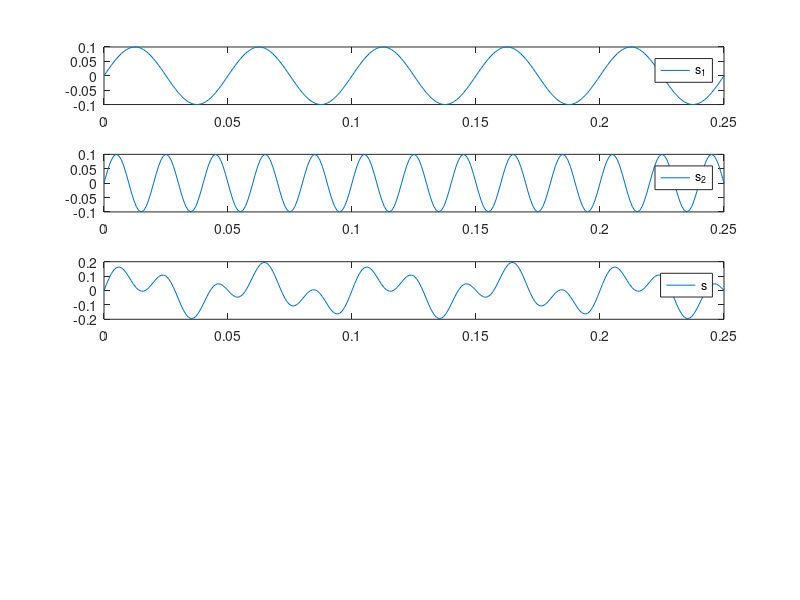

The MATLAB source for this figure: (Note: this script raises an error after producing the figure.)
amp = 0.1;
step = 0.001;
t = (0:step:0.25);

freq1 = 20;
freq2 = 50;
freq3 = 60;

s1 = amp*sin(2*pi*freq1*t);
s2 = amp*sin(2*pi*freq2*t);
s3 = amp*sin(2*pi*freq3*t);

%% Фильтр Баттерворта, s1 + s2
s = s1 + s2;

subplot(5, 1, 1)
plot(t, s1);
legend("s_1");
subplot(5, 1, 2)
plot(t, s2);
legend("s_2");
subplot(5, 1, 3);
plot(t, s);
legend("s");

n = 2;
[z, p, k] = buttap(n);      
[b, a] = zp2tf(z, p, k);

w0 = 0.1;
Q = w0/(w2 - w1);
[b1, a1] = lp2lp(b, a, w0, Q);               
f = abs(freqs(b1, a1, t));
subplot(5, 1, 4);
plot(t, f);
legend("АЧХ");

sf = s1.*f + s2;
subplot(5, 1, 5);
plot(t, sf);
legend("Результат фильтрации");
sgtitle("Фильтр Баттерворта")

%% Фильтр Чебышева 1 рода, s1 + s2
s = s1 + s2;

subplot(5, 1, 1)
plot(t, s1);
legend("s_1");
subplot(5, 1, 2)
plot(t, s2);
legend("s_2");
subplot(5, 1, 3);
plot(t, s);
legend("s");

n = 2;
Rp = 0.1;
[z, p, k] = cheb1ap(n, Rp);
[b, a] = zp2tf(z, p, k);
w0 = 0.1;
[b1, a1] = lp2lp(b, a, w0);

f = abs(freqs(b1, a1, 2*pi*t));
subplot(5, 1, 4);
plot(t, f);
legend("АЧХ");

sf = s1.*f + s2;
subplot(5, 1, 5);
plot(t, sf);
legend("Результат фильтрации");
sgtitle("Фильтр Чебышева первого рода")

%% Фильтр Чебышева 2 рода, s1 + s2
s = s1 + s2;

subplot(5, 1, 1)
plot(t, s1);
legend("s_1");
subplot(5, 1, 2)
plot(t, s2);
legend("s_2");
subplot(5, 1, 3);
plot(t, s);
legend("s");

n = 2;
Rs = 45;
w0 = 0.2;
[z, p, k] = cheb2ap(n, Rs);
[b, a] = zp2tf(z, p, k);

[b1, a1] = lp2hp(b, a, w0);
f = abs(freqs(b1, a1, t));
subplot(5, 1, 4)
plot(t, f);
legend("АЧХ");

sf = s1 + s2.*f;
subplot(5, 1, 5);
plot(t, sf);
legend("Результат фильтрации");
sgtitle("Фильтр Чебышева второго рода");

%% Эллиптический фильтр, s1 + s2
s = s1 + s2;

subplot(5, 1, 1)
plot(t, s1);
legend("s_1");
subplot(5, 1, 2)
plot(t, s2);
legend("s_2");
subplot(5, 1, 3);
plot(t, s);
legend("s");

n = 2;
Rp = 0.1;
Rs = 45;
w1 = 0.05;
w2 = 0.15;
[z, p, k] = ellipap(n, Rp, Rs);
[b, a] = zp2tf(z, p, k);

w0 = sqrt(w1 * w2);
Bw = w2 - w1;
[b1, a1] = lp2bp(b, a, w0, Bw);
f = abs(freqs(b1, a1, t));
subplot(5, 1, 4)
plot(t, f);
legend("АЧХ");

sf = s1 + s2.*f;
subplot(5, 1, 5);
plot(t, sf);
legend("Результат фильтрации");
sgtitle("Эллиптический фильтр");

%% Фильтр Баттерворта, s1 + s2 + s3
s = s1 + s2 + s3;

subplot(6, 1, 1);
plot(t, s1);
legend("s_1");
subplot(6, 1, 2);
plot(t, s2);
legend("s_2");
subplot(6, 1, 3);
plot(t, s3);
legend("s_3");
subplot(6, 1, 4);
plot(t, s);
legend("s");

n = 2;
[z, p, k] = buttap(n);
[b, a] = zp2tf(z, p, k);

w0 = 0.15;
[b1, a1] = lp2hp(b, a, w0);                
f = abs(freqs(b1, a1, t));
subplot(6, 1, 5)
plot(t, f);
legend("АЧХ");

sf = s1 + s2.*f + s3.*f;
subplot(6, 1, 6);
plot(t, sf);
legend("Результат фильтрации");
sgtitle("Фильтр Баттерворта");

%% Фильтр Чебышева 1 рода, s1 + s2 + s3
s = s1 + s2 + s3;

subplot(6, 1, 1);
plot(t, s1);
legend("s_1");
subplot(6, 1, 2);
plot(t, s2);
legend("s_2");
subplot(6, 1, 3);
plot(t, s3);
legend("s_3");
subplot(6, 1, 4);
plot(t, s);
legend("s");

n = 2;
Rp = 0.1;
[z, p, k] = cheb1ap(n, Rp);     
[b, a] = zp2tf(z, p, k);

w1 = 0.05;
w2 = 0.15;
w0 = sqrt(w1 * w2);
Bw = w2 - w1;
[b1, a1] = lp2bp(b, a, w0, Bw);      
f = abs(freqs(b1, a1, t));
subplot(6, 1, 5);
plot(t, f);
legend("АЧХ");

sf = s1 + s2.*f + s3.*f;
subplot(6, 1, 6);
plot(t, sf);
legend("Результат фильтрации");
sgtitle("Фильтр Чебышева первого рода");

%% Фильтр Чебышева 2 рода, s1 + s2 + s3
s = s1 + s2 + s3;

subplot(6, 1, 1);
plot(t, s1);
legend("s_1");
subplot(6, 1, 2);
plot(t, s2);
legend("s_2");
subplot(6, 1, 3);
plot(t, s3);
legend("s_3");
subplot(6, 1, 4);
plot(t, s);
legend("s");

n = 2;
Rs = 45;
[z, p, k] = cheb2ap(n, Rs);
[b, a] = zp2tf(z, p, k);

w1 = 0.05;
w2 = 0.1;
w0 = 2 * pi * sqrt(w1 * w2);
Bw = 2 * pi * (w2 - w1);
[b2, a2] = lp2bs(b, a, w0, Bw);
f = abs(freqs(b2, a2, 2*pi*t));
subplot(6, 1, 5)
plot(t, f);
legend("АЧХ");

sf = s1.*f + s2.*f + s3;
subplot(6, 1, 6);
plot(t, sf);
legend("Результат фильтрации");
sgtitle("Фильтр Чебышева второго рода");

%% Эллиптический фильтр, s1 + s2 + s3
s = s1 + s2 + s3;

subplot(6, 1, 1);
plot(t, s1);
legend("s_1");
subplot(6, 1, 2);
plot(t, s2);
legend("s_2");
subplot(6, 1, 3);
plot(t, s3);
legend("s_3");
subplot(6, 1, 4);
plot(t, s);
legend("s");

n = 2;
Rp = 0.1;
Rs = 45;
w0 = 0.05;
[z, p, k] = ellipap(n, Rp, Rs);
[b, a] = zp2tf(z, p, k);

[b1, a1] = lp2lp(b, a, w0);                  
f = abs(freqs(b1, a1, t));
subplot(6, 1, 5)
plot(t, f);
legend("АЧХ");

sf = s1.*f + s2 + s3;
subplot(6, 1, 6);
plot(t, sf);
legend("Результат фильтрации");
sgtitle("Эллиптический фильтр");